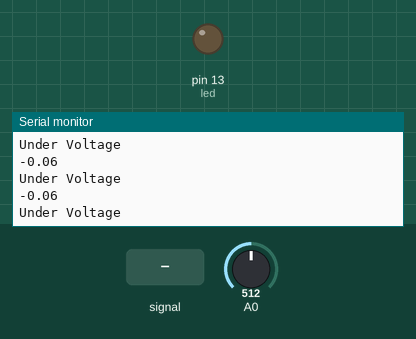
This sketch was run on a simulated Arduino Uno, built with avr-gcc and run on an emulated ATmega328P. On the bench: output pins drawn as LEDs (lit = HIGH), the last lines printed to the serial monitor. Inputs (shaded band) come from the test bench; at power-on: A0 = 512.

Above: at 1.2 s.
1.3 s: A0 fed a 2 Hz sine of ±306 counts around its level
At 1.43 s:
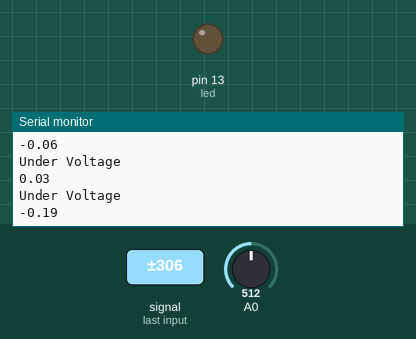
At 2.02 s:
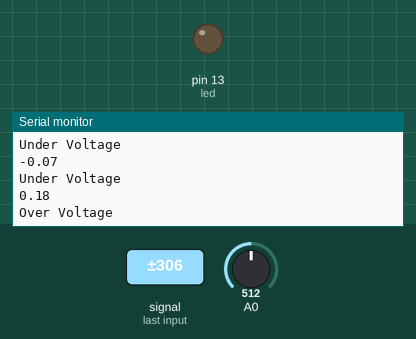
Timing chart, 0 to 4.3 s (numbered marks = the images above; inputs shaded):
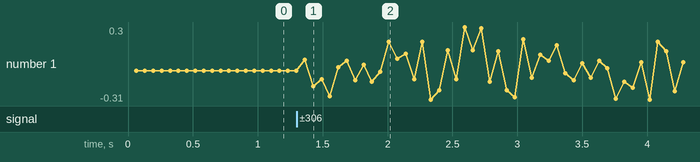

The sketch:

voltageArduino.ino.ino
```cpp
//=========================================================================//

double sensorValue;
int avg = 0;
int led = 13;
int flag = 0;
float findVolt();
float volt;
unsigned long endTime = 0;
unsigned long startTime = 0;
const long interval = 5000;

//=========================================================================//

void setup() {
  // initialize serial communication at 9600 bits per second:
  Serial.begin(9600);
  pinMode(led, OUTPUT);
}

//=========================================================================//
// the loop routine runs over and over again forever:
void loop() {
  volt = findVolt();

  if (volt >= 0.17) {
    Serial.println("Over Voltage ");
    digitalWrite(led, 0);
    flag = 1;
    startTime = 0;

  }

  else if (volt <= 0.05) {
    Serial.println("Under Voltage ");
    digitalWrite(led, 0);
    flag = 1;
    startTime = 0;
  }

  else {
    if(flag == 1) { //only if transitioning from an OV or UV condition
      startTime = millis(); //start the timer
    }
    flag = 0;
  }

  if ((flag == 0) && ((millis() - startTime) >= interval)) {  //if the interval is exceeded
    startTime = millis(); //reset timer
    Serial.println("  Safe Level");
    digitalWrite(led,HIGH);
    //add rest of your code here to execute once after the timeout interval
  }

}

//=========================================================================//

float findVolt() {
  for (int i = 1; i <= 500; i++) {
    sensorValue = analogRead(A0);
    avg = avg + sensorValue;
  }

  avg = avg / 500;
  double volt = avg * (5.0 / 1023.0);
  Serial.println(volt);
  return volt;
}

//=========================================================================//
```

Measured:
- after the input at 1.3 s, the serial monitor: prints a new line after 0.06 s (image 1)
- plotted number 1: -0.06 → 0.11 after the input at 1.3 s
